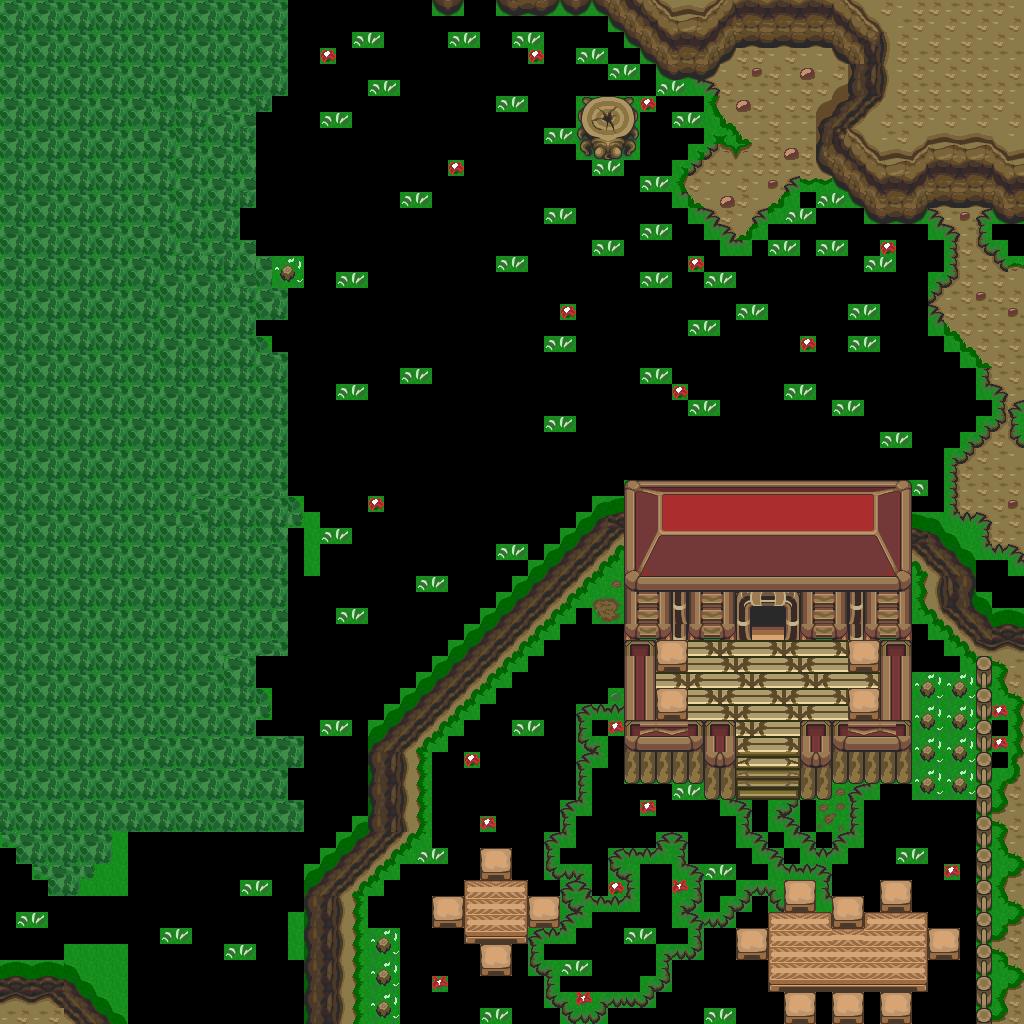

Rendered tile map (Tiled .tmx) drawn with the repository's tilesets; below, a short description and the map source with its tile grids summarised:
An orthogonal 64x64 tile map with 16x16 px tiles, 1 tile layer (base), 1 hidden layer not drawn and 13 objects.

<map version="1.10" tiledversion="1.12.1" orientation="orthogonal" renderorder="right-down" width="64" height="64" tilewidth="16" tileheight="16" infinite="0" nextlayerid="3" nextobjectid="14">
 <tileset firstgid="1" source="../classiciphone_pics4.tsx" />
 <layer id="1" name="base" width="64" height="64">
  <data>[4096 cells, 2435 non-empty, 243 distinct tile ids]</data>
 </layer>
 <layer id="2" name="collision" width="64" height="64" visible="0">
  <properties><property name="collision" value="true" /></properties>
  <data>[4096 cells, 607 non-empty, 1 distinct tile ids]</data>
 </layer>
 <objectgroup id="3" name="npcs">
  <object id="1" x="272.0" y="256.0" width="16" height="16">
   <properties>
    <property name="script" type="string">-- Auto-converted from GraalScript
joinResource("bush")</property>
   </properties>
  </object>
  <object id="2" x="752.0" y="608.0" width="16" height="16">
   <properties>
    <property name="gani" value="door.png" />
    <property name="script" type="string">-- Auto-converted from GraalScript
-- function onPlayertouchsme(){
-- if(player.guild == "Slayers" || player.account == "ffcmike" || player.account == "fa12" || this.unlocked == 1){
-- setlevel2("guildslayers_inside_1.nw",32.5,43.5);
end
-- else{
-- say2("Locked");
end
end
-- function onPlayerchats(){
-- if(player.guild == "Slayers" || player.account == "ffcmike" || player.account == "fa12"){
-- if(player.chat == "open"){
self.unlocked = 1
end
-- if(player.chat == "close"){
self.unlocked = 0
end
end
end</property>
   </properties>
  </object>
  <object id="3" x="912.0" y="704.0" width="16" height="16">
   <properties>
    <property name="script" type="string">-- Auto-converted from GraalScript
-- join("bush");</property>
   </properties>
  </object>
  <object id="4" x="944.0" y="704.0" width="16" height="16">
   <properties>
    <property name="script" type="string">-- Auto-converted from GraalScript
-- join("bush");</property>
   </properties>
  </object>
  <object id="5" x="944.0" y="736.0" width="16" height="16">
   <properties>
    <property name="script" type="string">-- Auto-converted from GraalScript
-- join("bush");</property>
   </properties>
  </object>
  <object id="6" x="944.0" y="768.0" width="16" height="16">
   <properties>
    <property name="script" type="string">-- Auto-converted from GraalScript
-- join("bush");</property>
   </properties>
  </object>
  <object id="7" x="368.0" y="928.0" width="16" height="16">
   <properties>
    <property name="script" type="string">-- Auto-converted from GraalScript
-- join("bush");</property>
   </properties>
  </object>
  <object id="8" x="912.0" y="736.0" width="16" height="16">
   <properties>
    <property name="script" type="string">-- Auto-converted from GraalScript
-- join("bush");</property>
   </properties>
  </object>
  <object id="9" x="912.0" y="672.0" width="16" height="16">
   <properties>
    <property name="script" type="string">-- Auto-converted from GraalScript
-- join("bush");</property>
   </properties>
  </object>
  <object id="10" x="944.0" y="672.0" width="16" height="16">
   <properties>
    <property name="script" type="string">-- Auto-converted from GraalScript
-- join("bush");</property>
   </properties>
  </object>
  <object id="11" x="912.0" y="768.0" width="16" height="16">
   <properties>
    <property name="script" type="string">-- Auto-converted from GraalScript
-- join("bush");</property>
   </properties>
  </object>
  <object id="12" x="368.0" y="960.0" width="16" height="16">
   <properties>
    <property name="script" type="string">-- Auto-converted from GraalScript
-- join("bush");</property>
   </properties>
  </object>
  <object id="13" x="368.0" y="992.0" width="16" height="16">
   <properties>
    <property name="script" type="string">-- Auto-converted from GraalScript
-- join("bush");</property>
   </properties>
  </object>
 </objectgroup>
</map>
